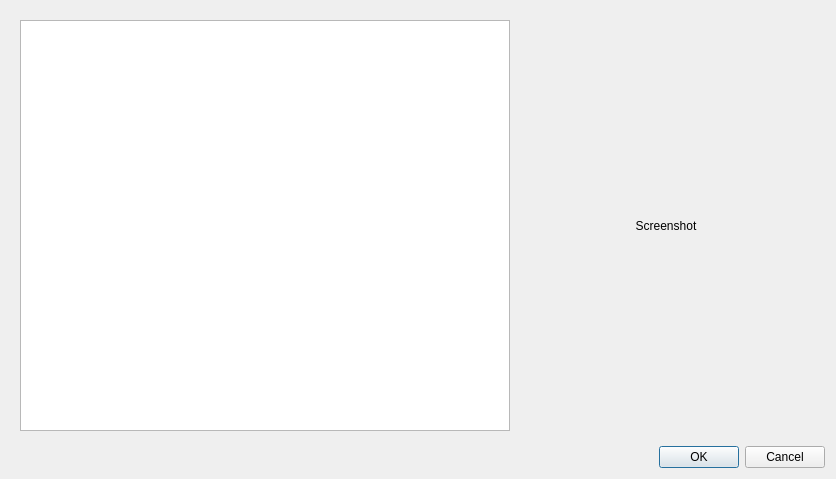
<?xml version="1.0" encoding="UTF-8"?>
<ui version="4.0">
 <class>LoadScenarioDialog</class>
 <widget class="QDialog" name="LoadScenarioDialog">
  <property name="geometry">
   <rect>
    <x>0</x>
    <y>0</y>
    <width>836</width>
    <height>479</height>
   </rect>
  </property>
  <property name="windowTitle">
   <string>Load Scenario</string>
  </property>
  <property name="modal">
   <bool>true</bool>
  </property>
  <layout class="QVBoxLayout" name="verticalLayout">
   <item>
    <widget class="QFrame" name="frame">
     <property name="frameShape">
      <enum>QFrame::NoFrame</enum>
     </property>
     <property name="frameShadow">
      <enum>QFrame::Raised</enum>
     </property>
     <layout class="QHBoxLayout" name="horizontalLayout">
      <item>
       <widget class="QTableView" name="scenarios_table">
        <property name="contextMenuPolicy">
         <enum>Qt::CustomContextMenu</enum>
        </property>
        <property name="alternatingRowColors">
         <bool>true</bool>
        </property>
        <property name="selectionBehavior">
         <enum>QAbstractItemView::SelectRows</enum>
        </property>
        <property name="sortingEnabled">
         <bool>true</bool>
        </property>
        <attribute name="horizontalHeaderStretchLastSection">
         <bool>true</bool>
        </attribute>
        <attribute name="verticalHeaderVisible">
         <bool>false</bool>
        </attribute>
       </widget>
      </item>
      <item>
       <widget class="QLabel" name="screen_shot_label">
        <property name="sizePolicy">
         <sizepolicy hsizetype="Fixed" vsizetype="Preferred">
          <horstretch>0</horstretch>
          <verstretch>0</verstretch>
         </sizepolicy>
        </property>
        <property name="minimumSize">
         <size>
          <width>300</width>
          <height>0</height>
         </size>
        </property>
        <property name="maximumSize">
         <size>
          <width>300</width>
          <height>16777215</height>
         </size>
        </property>
        <property name="text">
         <string>Screenshot</string>
        </property>
        <property name="alignment">
         <set>Qt::AlignCenter</set>
        </property>
       </widget>
      </item>
     </layout>
    </widget>
   </item>
   <item>
    <widget class="QDialogButtonBox" name="buttonBox">
     <property name="standardButtons">
      <set>QDialogButtonBox::Cancel|QDialogButtonBox::Ok</set>
     </property>
    </widget>
   </item>
  </layout>
 </widget>
 <resources/>
 <connections>
  <connection>
   <sender>buttonBox</sender>
   <signal>accepted()</signal>
   <receiver>LoadScenarioDialog</receiver>
   <slot>accept()</slot>
   <hints>
    <hint type="sourcelabel">
     <x>248</x>
     <y>254</y>
    </hint>
    <hint type="destinationlabel">
     <x>157</x>
     <y>274</y>
    </hint>
   </hints>
  </connection>
  <connection>
   <sender>buttonBox</sender>
   <signal>rejected()</signal>
   <receiver>LoadScenarioDialog</receiver>
   <slot>reject()</slot>
   <hints>
    <hint type="sourcelabel">
     <x>316</x>
     <y>260</y>
    </hint>
    <hint type="destinationlabel">
     <x>286</x>
     <y>274</y>
    </hint>
   </hints>
  </connection>
 </connections>
</ui>
